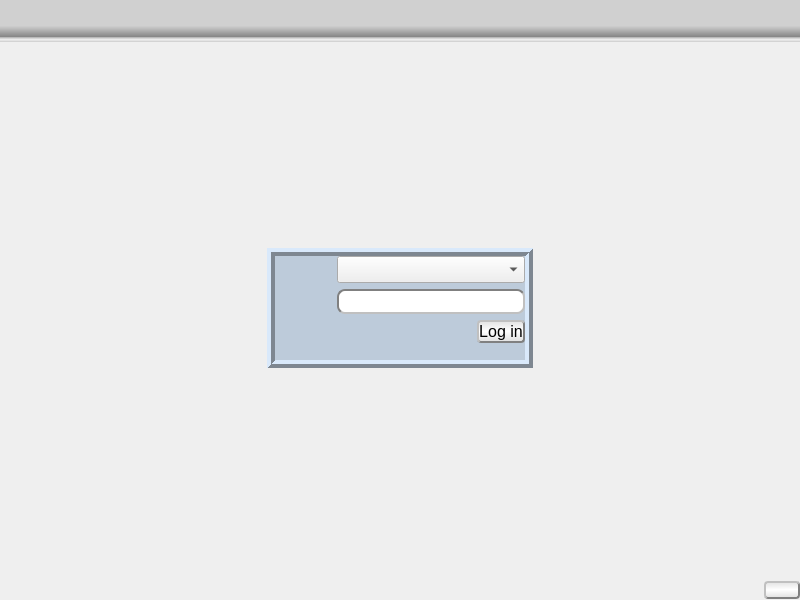
<?xml version="1.0" encoding="UTF-8"?>
<ui version="4.0">
 <class>MainWindow</class>
 <widget class="QMainWindow" name="MainWindow">
  <property name="geometry">
   <rect>
    <x>0</x>
    <y>0</y>
    <width>800</width>
    <height>600</height>
   </rect>
  </property>
  <property name="windowTitle">
   <string>MainWindow</string>
  </property>
  <property name="styleSheet">
   <string notr="true">QPushButton{
	border-style: outset;
	border-color: rgb(128, 128, 128);
	background-color: qlineargradient(spread:pad, x1:0, y1:0, x2:0.032, y2:1, stop:0 rgba(225, 225, 225, 255), stop:0.5 rgba(255, 255, 255, 255), stop:1 rgba(225, 225, 225, 255));
	border-width: 2px;
	border-radius: 4px;

}
QPushButton:pressed{
	border-style: inset;
	border-color: rgb(128, 128, 128);
	background-color: qlineargradient(spread:pad, x1:0, y1:0, x2:0.032, y2:1, stop:0 rgba(255, 255, 255, 255), stop:0.5 rgba(225, 225, 225, 255), stop:1 rgba(255, 255, 255, 255));
	border-width: 2px;
	border-radius: 4px;
}

QLineEdit{
	border-style: inset;
	border-color: rgb(128, 128, 128);
	border-width:2px;
	border-radius: 8px;
}
QTreeView{
	border-style: solid;
	border-width:1px;
}
QListView{
	border-style: solid;
	border-width:1px;
}

#Login{
	background-color: rgb(142, 221, 255);
}</string>
  </property>
  <widget class="QWidget" name="centralwidget">
   <property name="styleSheet">
    <string notr="true"/>
   </property>
   <layout class="QVBoxLayout" name="verticalLayout">
    <property name="spacing">
     <number>0</number>
    </property>
    <property name="leftMargin">
     <number>0</number>
    </property>
    <property name="topMargin">
     <number>0</number>
    </property>
    <property name="rightMargin">
     <number>0</number>
    </property>
    <property name="bottomMargin">
     <number>0</number>
    </property>
    <item>
     <widget class="QFrame" name="frame_2">
      <property name="minimumSize">
       <size>
        <width>0</width>
        <height>32</height>
       </size>
      </property>
      <property name="font">
       <font>
        <pointsize>12</pointsize>
       </font>
      </property>
      <property name="styleSheet">
       <string notr="true">#frame_2{background-color:qlineargradient(spread:pad, x1:0, y1:0, x2:0, y2:1, stop:0.614404 rgba(208, 208, 208, 255), stop:0.867967 rgba(135, 135, 135, 255), stop:0.896175 rgba(195, 195, 195, 255), stop:0.944444 rgba(240, 240, 240, 255), stop:1 rgba(203, 203, 203, 255));}</string>
      </property>
      <layout class="QHBoxLayout" name="Status">
       <item>
        <widget class="QLabel" name="datelabel">
         <property name="font">
          <font>
           <pointsize>16</pointsize>
          </font>
         </property>
         <property name="text">
          <string/>
         </property>
        </widget>
       </item>
       <item>
        <spacer name="horizontalSpacer_5">
         <property name="orientation">
          <enum>Qt::Horizontal</enum>
         </property>
         <property name="sizeHint" stdset="0">
          <size>
           <width>40</width>
           <height>20</height>
          </size>
         </property>
        </spacer>
       </item>
       <item>
        <widget class="QLabel" name="clock">
         <property name="font">
          <font>
           <pointsize>16</pointsize>
          </font>
         </property>
         <property name="text">
          <string/>
         </property>
        </widget>
       </item>
      </layout>
     </widget>
    </item>
    <item>
     <widget class="QFrame" name="frame">
      <property name="styleSheet">
       <string notr="true">#frame{

background-image: url(:/BG/img/BG.png);
  background-size: cover;
  background-repeat: no-repeat;
}</string>
      </property>
      <layout class="QVBoxLayout" name="verticalLayout_4">
       <property name="leftMargin">
        <number>0</number>
       </property>
       <property name="topMargin">
        <number>0</number>
       </property>
       <property name="rightMargin">
        <number>0</number>
       </property>
       <property name="bottomMargin">
        <number>0</number>
       </property>
       <item>
        <widget class="QFrame" name="Login_2">
         <layout class="QHBoxLayout" name="Login">
          <property name="leftMargin">
           <number>0</number>
          </property>
          <property name="topMargin">
           <number>0</number>
          </property>
          <property name="rightMargin">
           <number>0</number>
          </property>
          <property name="bottomMargin">
           <number>0</number>
          </property>
          <item>
           <spacer name="horizontalSpacer_2">
            <property name="orientation">
             <enum>Qt::Horizontal</enum>
            </property>
            <property name="sizeHint" stdset="0">
             <size>
              <width>40</width>
              <height>20</height>
             </size>
            </property>
           </spacer>
          </item>
          <item>
           <layout class="QVBoxLayout" name="verticalLayout_2">
            <property name="leftMargin">
             <number>0</number>
            </property>
            <property name="topMargin">
             <number>0</number>
            </property>
            <item>
             <spacer name="verticalSpacer_3">
              <property name="orientation">
               <enum>Qt::Vertical</enum>
              </property>
              <property name="sizeHint" stdset="0">
               <size>
                <width>20</width>
                <height>40</height>
               </size>
              </property>
             </spacer>
            </item>
            <item>
             <widget class="QFrame" name="gridFrame">
              <property name="styleSheet">
               <string notr="true">QFrame{
	background-color: rgb(189, 203, 218);
}</string>
              </property>
              <property name="frameShape">
               <enum>QFrame::Box</enum>
              </property>
              <property name="frameShadow">
               <enum>QFrame::Raised</enum>
              </property>
              <property name="lineWidth">
               <number>4</number>
              </property>
              <layout class="QGridLayout" name="gridLayout" rowstretch="0,0,0">
               <property name="leftMargin">
                <number>8</number>
               </property>
               <property name="topMargin">
                <number>0</number>
               </property>
               <property name="rightMargin">
                <number>0</number>
               </property>
               <property name="bottomMargin">
                <number>0</number>
               </property>
               <item row="2" column="1">
                <layout class="QHBoxLayout" name="horizontalLayout">
                 <property name="bottomMargin">
                  <number>17</number>
                 </property>
                 <item>
                  <spacer name="horizontalSpacer_8">
                   <property name="orientation">
                    <enum>Qt::Horizontal</enum>
                   </property>
                   <property name="sizeHint" stdset="0">
                    <size>
                     <width>40</width>
                     <height>20</height>
                    </size>
                   </property>
                  </spacer>
                 </item>
                 <item>
                  <widget class="QPushButton" name="LoginButton">
                   <property name="font">
                    <font>
                     <pointsize>12</pointsize>
                    </font>
                   </property>
                   <property name="text">
                    <string>Log in</string>
                   </property>
                  </widget>
                 </item>
                </layout>
               </item>
               <item row="1" column="1">
                <widget class="QLineEdit" name="lineEdit">
                 <property name="font">
                  <font>
                   <pointsize>12</pointsize>
                  </font>
                 </property>
                 <property name="echoMode">
                  <enum>QLineEdit::Password</enum>
                 </property>
                </widget>
               </item>
               <item row="0" column="1">
                <widget class="QComboBox" name="Users">
                 <property name="font">
                  <font>
                   <pointsize>12</pointsize>
                  </font>
                 </property>
                </widget>
               </item>
               <item row="0" column="0" rowspan="2">
                <widget class="QLabel" name="label">
                 <property name="minimumSize">
                  <size>
                   <width>48</width>
                   <height>48</height>
                  </size>
                 </property>
                 <property name="autoFillBackground">
                  <bool>false</bool>
                 </property>
                 <property name="styleSheet">
                  <string notr="true">image: url(:/img/profile.png);</string>
                 </property>
                 <property name="text">
                  <string>&lt;html&gt;&lt;head/&gt;&lt;body&gt;&lt;p&gt;&lt;br/&gt;&lt;/p&gt;&lt;/body&gt;&lt;/html&gt;</string>
                 </property>
                </widget>
               </item>
              </layout>
             </widget>
            </item>
            <item>
             <spacer name="verticalSpacer_4">
              <property name="orientation">
               <enum>Qt::Vertical</enum>
              </property>
              <property name="sizeHint" stdset="0">
               <size>
                <width>20</width>
                <height>40</height>
               </size>
              </property>
             </spacer>
            </item>
           </layout>
          </item>
          <item>
           <spacer name="horizontalSpacer">
            <property name="orientation">
             <enum>Qt::Horizontal</enum>
            </property>
            <property name="sizeHint" stdset="0">
             <size>
              <width>40</width>
              <height>20</height>
             </size>
            </property>
           </spacer>
          </item>
         </layout>
        </widget>
       </item>
       <item>
        <layout class="QHBoxLayout" name="horizontalLayout_2">
         <property name="spacing">
          <number>0</number>
         </property>
         <property name="bottomMargin">
          <number>0</number>
         </property>
         <item>
          <spacer name="horizontalSpacer_6">
           <property name="orientation">
            <enum>Qt::Horizontal</enum>
           </property>
           <property name="sizeHint" stdset="0">
            <size>
             <width>40</width>
             <height>20</height>
            </size>
           </property>
          </spacer>
         </item>
         <item>
          <widget class="QPushButton" name="pushButton">
           <property name="text">
            <string/>
           </property>
           <property name="icon">
            <iconset resource="rsrc.qrc">
             <normaloff>:/img/img/Power.png</normaloff>:/img/img/Power.png</iconset>
           </property>
           <property name="iconSize">
            <size>
             <width>32</width>
             <height>32</height>
            </size>
           </property>
          </widget>
         </item>
        </layout>
       </item>
      </layout>
     </widget>
    </item>
   </layout>
  </widget>
 </widget>
 <resources>
  <include location="rsrc.qrc"/>
 </resources>
 <connections/>
</ui>
